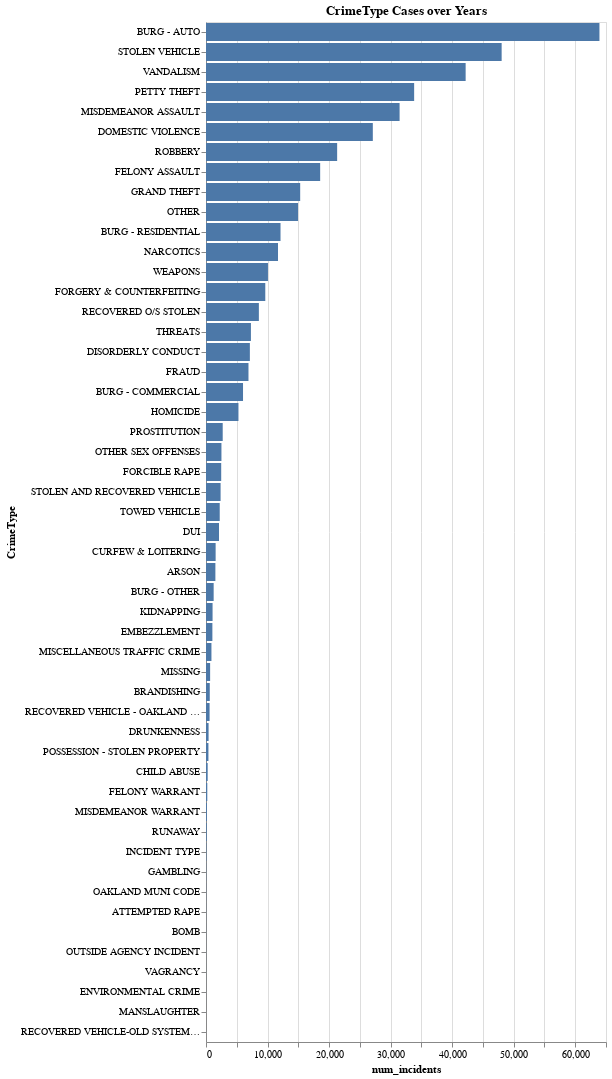

Notebook code cell kept with this figure:
### Code cell
alt.Chart(crime_type_total).mark_bar().encode(
    y=alt.Y("CrimeType", axis=alt.Axis(tickMinStep=1),  sort='-x'),
    x="num_incidents:Q"
).properties(
    title="CrimeType Cases over Years"
)

### Figure 1 — Vega-Lite specification as saved in the notebook (floating-point values rounded to 4 significant figures)
{"config": {"view": {"continuousWidth": 400, "continuousHeight": 300}}, "data": {"name": "data-c9a4213b995c8514a3731167bec6d56d"}, "mark": "bar", "encoding": {"x": {"type": "quantitative", "field": "num_incidents"}, "y": {"type": "nominal", "axis": {"tickMinStep": 1}, "field": "CrimeType", "sort": "-x"}}, "title": "CrimeType Cases over Years", "$schema": "https://vega.github.io/schema/vega-lite/v4.8.1.json", "datasets": {"data-c9a4213b995c8514a3731167bec6d56d": [{"CrimeType": "ARSON", "num_incidents": 1525}, {"CrimeType": "ATTEMPTED RAPE", "num_incidents": 17}, {"CrimeType": "BOMB", "num_incidents": 12}, {"CrimeType": "BRANDISHING", "num_incidents": 612}, {"CrimeType": "BURG - AUTO", "num_incidents": 63936}, {"CrimeType": "BURG - COMMERCIAL", "num_incidents": 6016}, {"CrimeType": "BURG - OTHER", "num_incidents": 1245}, {"CrimeType": "BURG - RESIDENTIAL", "num_incidents": 12110}, {"CrimeType": "CHILD ABUSE", "num_incidents": 273}, {"CrimeType": "CURFEW & LOITERING", "num_incidents": 1565}, {"CrimeType": "DISORDERLY CONDUCT", "num_incidents": 7128}, {"CrimeType": "DOMESTIC VIOLENCE", "num_incidents": 27108}, {"CrimeType": "DRUNKENNESS", "num_incidents": 419}, {"CrimeType": "DUI", "num_incidents": 2111}, {"CrimeType": "EMBEZZLEMENT", "num_incidents": 1037}, {"CrimeType": "ENVIRONMENTAL CRIME", "num_incidents": 5}, {"CrimeType": "FELONY ASSAULT", "num_incidents": 18552}, {"CrimeType": "FELONY WARRANT", "num_incidents": 210}, {"CrimeType": "FORCIBLE RAPE", "num_incidents": 2471}, {"CrimeType": "FORGERY & COUNTERFEITING", "num_incidents": 9635}, {"CrimeType": "FRAUD", "num_incidents": 6903}, {"CrimeType": "GAMBLING", "num_incidents": 30}, {"CrimeType": "GRAND THEFT", "num_incidents": 15305}, {"CrimeType": "HOMICIDE", "num_incidents": 5274}, {"CrimeType": "INCIDENT TYPE", "num_incidents": 58}, {"CrimeType": "KIDNAPPING", "num_incidents": 1067}, {"CrimeType": "MANSLAUGHTER", "num_incidents": 1}, {"CrimeType": "MISCELLANEOUS TRAFFIC CRIME", "num_incidents": 884}, {"CrimeType": "MISDEMEANOR ASSAULT", "num_incidents": 31459}, {"CrimeType": "MISDEMEANOR WARRANT", "num_incidents": 149}, {"CrimeType": "MISSING", "num_incidents": 671}, {"CrimeType": "NARCOTICS", "num_incidents": 11701}, {"CrimeType": "OAKLAND MUNI CODE", "num_incidents": 21}, {"CrimeType": "OTHER", "num_incidents": 14954}, {"CrimeType": "OTHER SEX OFFENSES", "num_incidents": 2509}, {"CrimeType": "OUTSIDE AGENCY INCIDENT", "num_incidents": 10}, {"CrimeType": "PETTY THEFT", "num_incidents": 33824}, {"CrimeType": "POSSESSION - STOLEN PROPERTY", "num_incidents": 395}, {"CrimeType": "PROSTITUTION", "num_incidents": 2715}, {"CrimeType": "RECOVERED O/S STOLEN", "num_incidents": 8591}, {"CrimeType": "RECOVERED VEHICLE - OAKLAND STOLEN", "num_incidents": 582}, {"CrimeType": "RECOVERED VEHICLE-OLD SYSTEM STOLEN", "num_incidents": 1}, {"CrimeType": "ROBBERY", "num_incidents": 21311}, {"CrimeType": "RUNAWAY", "num_incidents": 117}, {"CrimeType": "STOLEN AND RECOVERED VEHICLE", "num_incidents": 2372}, {"CrimeType": "STOLEN VEHICLE", "num_incidents": 48042}, {"CrimeType": "THREATS", "num_incidents": 7301}, {"CrimeType": "TOWED VEHICLE", "num_incidents": 2230}, {"CrimeType": "VAGRANCY", "num_incidents": 9}, {"CrimeType": "VANDALISM", "num_incidents": 42192}, {"CrimeType": "WEAPONS", "num_incidents": 10069}]}}
